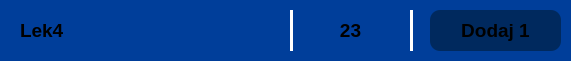
    <widget class="QFrame" name="frame_35">
     <property name="geometry">
      <rect>
       <x>40</x>
       <y>220</y>
       <width>571</width>
       <height>61</height>
      </rect>
     </property>
     <property name="styleSheet">
      <string notr="true">background-color: rgb(0, 62, 154);
border-radius: 10px;</string>
     </property>
     <property name="frameShape">
      <enum>QFrame::Shape::StyledPanel</enum>
     </property>
     <property name="frameShadow">
      <enum>QFrame::Shadow::Raised</enum>
     </property>
     <widget class="Line" name="line_14">
      <property name="geometry">
       <rect>
        <x>290</x>
        <y>10</y>
        <width>3</width>
        <height>41</height>
       </rect>
      </property>
      <property name="styleSheet">
       <string notr="true">background-color: white;</string>
      </property>
      <property name="orientation">
       <enum>Qt::Orientation::Vertical</enum>
      </property>
     </widget>
     <widget class="Line" name="line_15">
      <property name="geometry">
       <rect>
        <x>410</x>
        <y>10</y>
        <width>3</width>
        <height>41</height>
       </rect>
      </property>
      <property name="styleSheet">
       <string notr="true">background-color: white;</string>
      </property>
      <property name="orientation">
       <enum>Qt::Orientation::Vertical</enum>
      </property>
     </widget>
     <widget class="QLabel" name="label_35">
      <property name="geometry">
       <rect>
        <x>310</x>
        <y>10</y>
        <width>81</width>
        <height>41</height>
       </rect>
      </property>
      <property name="font">
       <font>
        <pointsize>14</pointsize>
        <bold>true</bold>
       </font>
      </property>
      <property name="layoutDirection">
       <enum>Qt::LayoutDirection::LeftToRight</enum>
      </property>
      <property name="styleSheet">
       <string notr="true"/>
      </property>
      <property name="text">
       <string>23</string>
      </property>
      <property name="textFormat">
       <enum>Qt::TextFormat::RichText</enum>
      </property>
      <property name="alignment">
       <set>Qt::AlignmentFlag::AlignCenter</set>
      </property>
     </widget>
     <widget class="QLabel" name="label_36">
      <property name="geometry">
       <rect>
        <x>20</x>
        <y>10</y>
        <width>261</width>
        <height>41</height>
       </rect>
      </property>
      <property name="font">
       <font>
        <pointsize>14</pointsize>
        <bold>true</bold>
       </font>
      </property>
      <property name="layoutDirection">
       <enum>Qt::LayoutDirection::LeftToRight</enum>
      </property>
      <property name="styleSheet">
       <string notr="true"/>
      </property>
      <property name="text">
       <string>Lek4</string>
      </property>
      <property name="textFormat">
       <enum>Qt::TextFormat::RichText</enum>
      </property>
      <property name="alignment">
       <set>Qt::AlignmentFlag::AlignLeading|Qt::AlignmentFlag::AlignLeft|Qt::AlignmentFlag::AlignVCenter</set>
      </property>
     </widget>
     <widget class="QFrame" name="frame_36">
      <property name="geometry">
       <rect>
        <x>430</x>
        <y>10</y>
        <width>131</width>
        <height>41</height>
       </rect>
      </property>
      <property name="styleSheet">
       <string notr="true">background-color: rgb(0, 41, 94);
border-radius: 10px;</string>
      </property>
      <property name="frameShape">
       <enum>QFrame::Shape::StyledPanel</enum>
      </property>
      <property name="frameShadow">
       <enum>QFrame::Shadow::Raised</enum>
      </property>
      <widget class="QFrame" name="frame_37">
       <property name="geometry">
        <rect>
         <x>270</x>
         <y>60</y>
         <width>841</width>
         <height>61</height>
        </rect>
       </property>
       <property name="styleSheet">
        <string notr="true">background-color: rgb(0, 62, 154);
border-radius: 10px;</string>
       </property>
       <property name="frameShape">
        <enum>QFrame::Shape::StyledPanel</enum>
       </property>
       <property name="frameShadow">
        <enum>QFrame::Shadow::Raised</enum>
       </property>
      </widget>
      <widget class="QLabel" name="label_37">
       <property name="geometry">
        <rect>
         <x>10</x>
         <y>0</y>
         <width>111</width>
         <height>41</height>
        </rect>
       </property>
       <property name="font">
        <font>
         <pointsize>14</pointsize>
         <bold>true</bold>
        </font>
       </property>
       <property name="layoutDirection">
        <enum>Qt::LayoutDirection::LeftToRight</enum>
       </property>
       <property name="styleSheet">
        <string notr="true"/>
       </property>
       <property name="text">
        <string>Dodaj 1</string>
       </property>
       <property name="textFormat">
        <enum>Qt::TextFormat::RichText</enum>
       </property>
       <property name="alignment">
        <set>Qt::AlignmentFlag::AlignCenter</set>
       </property>
      </widget>
     </widget>
    </widget>
